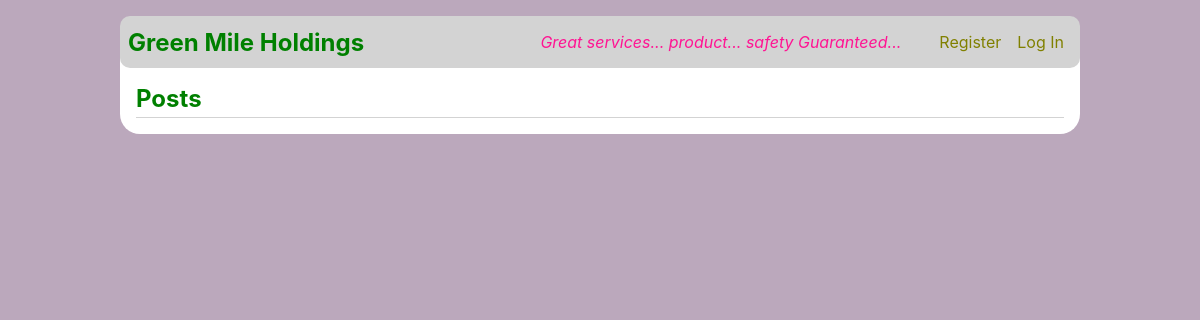
Before: / with the older database file.
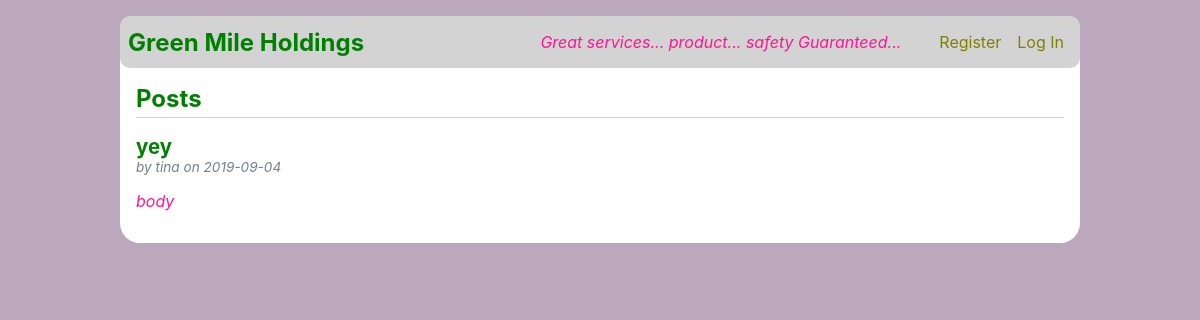
After: the same page with the newer database file.
### tables this page shows
CREATE TABLE post (
    id INTEGER PRIMARY KEY AUTOINCREMENT,
    author_id INTEGER NOT NULL,
    created TIMESTAMP NOT NULL DEFAULT CURRENT_TIMESTAMP,
    title TEXT NOT NULL,
    body TEXT NOT NULL,
    FOREIGN KEY (author_id) REFERENCES user (id)
);

CREATE TABLE user (
    id INTEGER PRIMARY KEY AUTOINCREMENT,
    username TEXT UNIQUE NOT NULL,
    password TEXT NOT NULL
);

### project1/blog.py (the view)
@bp.route('/')
def index():
    db = get_db()
    posts = db.execute(
        'SELECT p.id, title, body, created, author_id, username'
        ' FROM post p JOIN user u ON p.author_id = u.id'
        ' ORDER BY created DESC'
    ).fetchall()
    return render_template('blog/index.html', posts=posts)

### project1/auth.py (called while the page is built)
@bp.before_app_request
def load_logged_in_user():
    user_id = session.get('user_id')
    if user_id is None:
        g.user = None
    else:
        g.user = get_db().execute(
            'SELECT * FROM user WHERE id = ?', (user_id,)
        ).fetchone()

### project1/db.py (called while the page is built)
def get_db():
    if 'db' not in g:
        g.db = sqlite3.connect(
            current_app.config['DATABASE'],
            detect_types=sqlite3.PARSE_DECLTYPES
        )
        g.db.row_factory = sqlite3.Row
    return g.db

### project1/templates/blog/index.html (shortened to what this page needs)
{% extends 'base.html' %}
{% block header %}
  <h1>{% block title %}Posts{% endblock %}</h1>
{% endblock %}
{% block content %}
  {% for post in posts %}
    <article class="post">
      <header>
        <div>
          <h1>{{ post['title'] }}</h1>
          <div class="about">by {{ post['username'] }} on {{ post['created'].strftime('%Y-%m-%d') }}</div>
        </div>
      </header>
      <p class="body">{{ post['body'] }}</p>
    </article>
  {% endfor %}
{% endblock %}

### project1/templates/base.html (shortened to what this page needs)
 <!doctype html>
<link rel="stylesheet" href="{{ url_for('static', filename='style.css') }}">
<nav>
  <h1>Green Mile Holdings</h1>
  <p>Great services... product... safety Guaranteed...  </p>
  <ul>
    {% if g.user %}
      <li><span>{{ g.user['username'] }}</span>
      <li><a href="{{ url_for('auth.logout') }}">Log Out</a>
    {% else %}
      <li><a href="{{ url_for('auth.register') }}">Register</a>
      <li><a href="{{ url_for('auth.login') }}">Log In</a>
    {% endif %}
  </ul>
</nav>
<section class="content">
  <header>
    {% block header %}{% endblock %}
  </header>
  {% block content %}{% endblock %}
</section>

### project1/static/style.css (style rules this page uses)
h1, h2, h3, h4, h5, h6 { font-family: -apple-system, BlinkMacSystemFont, 'Segoe UI', Roboto, Oxygen, Ubuntu, Cantarell, 'Open Sans', 'Helvetica Neue', sans-serif; color: green; margin: 1rem 0; }
p { color: deeppink; margin-right: 30px; font-style: italic }
a { text-decoration: none; color: olive; }
nav { background: lightgray; display: flex; align-items: center; padding: 0 0.5rem; border-radius: 10px; }
nav h1 { flex: auto; margin: 0; }
nav ul { display: flex; list-style: none; margin: 0; padding: 0; }
nav ul li a, nav ul li span, header .action { display: block; padding: 0.5rem; }
.content { padding: 0 1rem 1rem; }
.content > header { border-bottom: 1px solid lightgray; display: flex; align-items: flex-end; }
.content > header h1 { flex: auto; margin: 1rem 0 0.25rem 0; }
.post > header { display: flex; align-items: flex-end; font-size: 0.85em; }
.post > header > div:first-of-type { flex: auto; }
.post > header h1 { font-size: 1.5em; margin-bottom: 0; }
.post .about { color: slategray; font-style: italic; }
.post .body { white-space: pre-line; }
.content:last-child { margin-bottom: 0; }

Changed rows visible on the page:
added post: title "yey", username "tina", created "2019-09-04", body "body"
